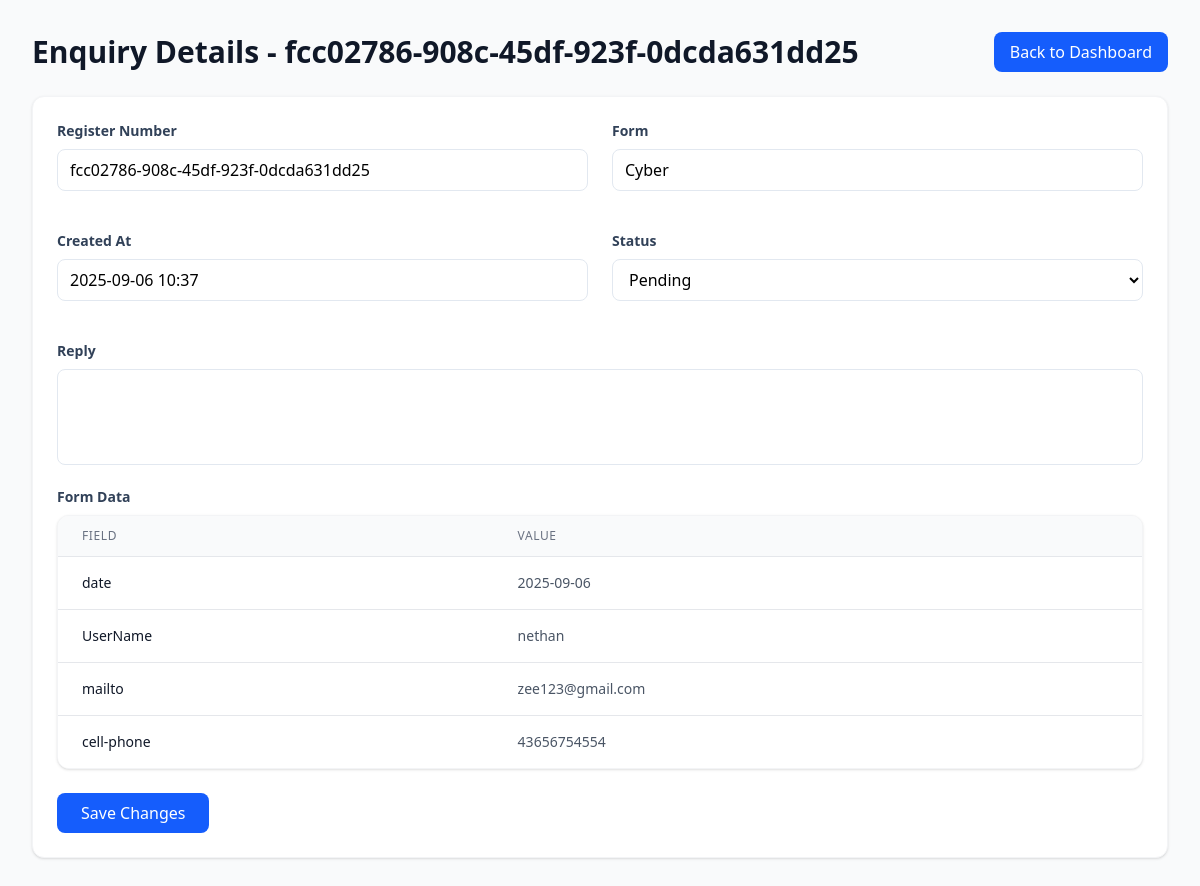
Screenshot of /enquiry/106/ (signed in) with the database file from the repository.
### formsbuilder/models.py (models this page shows, shortened)
class Enquiry(models.Model):
    form = models.ForeignKey(DynamicForm, on_delete=models.CASCADE)
    data = models.JSONField()
    register_number = models.SlugField(unique=True, default=uuid.uuid4)
    status = models.CharField(max_length=20, choices=STATUS_CHOICES, default='pending')
    reply = models.TextField(blank=True, null=True)
    created_at = models.DateTimeField(auto_now_add=True)

class DynamicForm(models.Model):
    name = models.CharField(max_length=255)
    department = models.ForeignKey(Department, on_delete=models.CASCADE)
    website = models.URLField(blank=True, null=True)

### formsbuilder/views.py (the view)
# urls.py: path('enquiry/<int:enquiry_id>/', views.enquiry_detail, name='enquiry_detail'),
@login_required
def enquiry_detail(request, enquiry_id):
    enquiry = get_object_or_404(Enquiry, id=enquiry_id)
    if not request.user.is_superuser:
        assignment = get_object_or_404(DepartmentAdminAssignment, user=request.user, approved=True, department__isnull=False)
        if enquiry.form.department != assignment.department:
            return HttpResponse("Unauthorized", status=403)
    return render(request, 'forms/enquirydetail.html', {
        'enquiry': enquiry,
        'department': enquiry.form.department,
        'status_choices': STATUS_CHOICES,
        'MEDIA_URL': settings.MEDIA_URL
    })

### formsbuilder/context_processors.py (called while the page is built)
def chatbot_context(request):
    settings = ChatbotSettings.load()
    return {
        'chatbot_is_enabled': settings.is_enabled,
    }

### formsbuilder/models.py (called while the page is built)
    @classmethod
    def load(cls):
        obj, created = cls.objects.get_or_create(pk=1)
        return obj

### formsbuilder/templates/forms/enquirydetail.html (shortened to what this page needs)
<!DOCTYPE html>
<html lang="en">
<head>
    <script src="https://cdn.jsdelivr.net/npm/@tailwindcss/browser@4"></script>
</head>
<body class="bg-gray-50 font-sans">
    <div class="flex min-h-screen">
        <div class="flex-1 p-8">
            <div class="space-y-6">
                <div class="flex justify-between items-center">
                    <h1 class="text-3xl font-bold text-gray-900">Enquiry Details - {{ enquiry.register_number }}</h1>
                    <a href="{% url 'dashboard' %}?section=enquiries" class="px-4 py-2 bg-blue-600 text-white rounded-lg hover:bg-blue-700 transition-colors duration-200">Back to Dashboard</a>
                </div>
                <div class="bg-white rounded-xl shadow-sm border border-gray-100 p-6">
                    <form id="enquiry-form" action="{% url 'update_enquiry' enquiry.id %}" method="post">
                        <div class="grid grid-cols-1 md:grid-cols-2 gap-6">
                            <div class="mb-4">
                                <label class="block text-sm font-semibold text-slate-700 mb-2">Register Number</label>
                                <input type="text" class="w-full px-3 py-2 border border-slate-200 rounded-lg focus:outline-none focus:ring-2 focus:ring-blue-500 focus:border-transparent transition" value="{{ enquiry.register_number }}" readonly>
                            </div>
                            <div class="mb-4">
                                <label class="block text-sm font-semibold text-slate-700 mb-2">Form</label>
                                <input type="text" class="w-full px-3 py-2 border border-slate-200 rounded-lg focus:outline-none focus:ring-2 focus:ring-blue-500 focus:border-transparent transition" value="{{ enquiry.form.name }}" readonly>
                            </div>
                            <div class="mb-4">
                                <label class="block text-sm font-semibold text-slate-700 mb-2">Created At</label>
                                <input type="text" class="w-full px-3 py-2 border border-slate-200 rounded-lg focus:outline-none focus:ring-2 focus:ring-blue-500 focus:border-transparent transition" value="{{ enquiry.created_at|date:'Y-m-d H:i' }}" readonly>
                            </div>
                            <div class="mb-4">
                                <label class="block text-sm font-semibold text-slate-700 mb-2">Status</label>
                                <select name="status" class="w-full px-3 py-2 border border-slate-200 rounded-lg focus:outline-none focus:ring-2 focus:ring-blue-500 focus:border-transparent transition">
                                    {% for status, label in status_choices %}
                                        <option value="{{ status }}" {% if enquiry.status == status %}selected{% endif %}>{{ label }}</option>
                                    {% endfor %}
                                </select>
                            </div>
                            <div class="mb-4 col-span-2">
                                <label class="block text-sm font-semibold text-slate-700 mb-2">Reply</label>
                                <textarea name="reply" class="w-full px-3 py-2 border border-slate-200 rounded-lg focus:outline-none focus:ring-2 focus:ring-blue-500 focus:border-transparent transition h-24 resize-none">{{ enquiry.reply|default_if_none:'' }}</textarea>
                            </div>
                        </div>
                        <div class="mb-6">
                            <label class="block text-sm font-semibold text-slate-700 mb-2">Form Data</label>
                            <div class="bg-white rounded-xl shadow-sm border border-gray-100 overflow-hidden">
                                <table class="min-w-full divide-y divide-gray-200">
                                    <thead class="bg-gray-50">
                                        <tr>
                                            <th class="px-6 py-3 text-left text-xs font-medium text-gray-500 uppercase tracking-wider">Field</th>
                                            <th class="px-6 py-3 text-left text-xs font-medium text-gray-500 uppercase tracking-wider">Value</th>
                                        </tr>
                                    </thead>
                                    <tbody class="bg-white divide-y divide-gray-200">
                                        {% for key, value in enquiry.data.items %}
                                            <tr class="hover:bg-gray-50 transition-colors duration-200">
                                                <td class="px-6 py-4 whitespace-nowrap text-sm text-gray-900">{{ key }}</td>
                                                <td class="px-6 py-4 whitespace-nowrap text-sm text-gray-600">
                                                    {% if value is iterable and value is not string %}
                                                        {{ value|join:", " }}
                                                    {% elif key|lower in 'uploade files,file' and value|slice:":9" == 'enquiries/' %}
                                                        <a href="{{ MEDIA_URL }}{{ value }}" target="_blank" class="text-blue-600 hover:underline">{{ value }}</a>
                                                    {% else %}
                                                        {{ value|default:'N/A' }}
                                                    {% endif %}
                                                </td>
                                            </tr>
                                        {% endfor %}
                                    </tbody>
                                </table>
                            </div>
                        </div>
                        <button type="submit" class="w-full md:w-auto px-6 py-2 bg-blue-600 text-white rounded-lg hover:bg-blue-700 transition-colors duration-200">Save Changes</button>
                    </form>
                </div>
            </div>
        </div>
    </div>
</body>
</html>

### rows the page displays
Enquiry: register_number "fcc02786-908c-45df-923f-0dcda631dd25", form.name "Cyber", created_at "2025-09-06 10:37", status "Pending"

### other values shown
{{ key }} "date" "UserName" "mailto" "cell-phone"
{{ value|default:'N/A' }} "2025-09-06" "nethan" "zee123@gmail.com" "43656754554"
